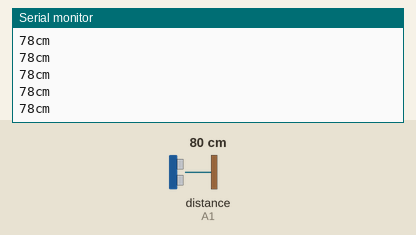
Recording of a sketch running on a simulated Arduino Uno, built with avr-gcc and run on an emulated ATmega328P. Parts: the last lines printed to the serial monitor. Wiring (inferred from the names in the program): ultrasonic range finder: trigger A0; echo A1. The test bench sets the inputs (shaded band); at power-on: distance to the obstacle (sensor on A1) 80 cm. The echo pulse lasts 58.3 µs per cm.

Above: at 1.2 s.
1.3 s: distance to the obstacle (sensor on A1) set to 2 cm
At 1.48 s:
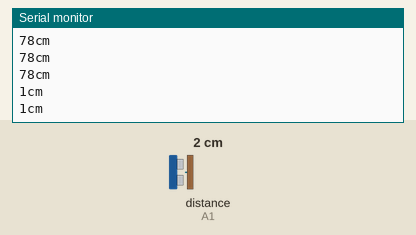
2.8 s: distance to the obstacle (sensor on A1) set to 120 cm
At 2.89 s:
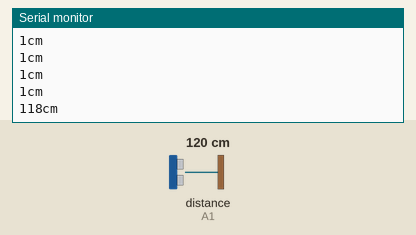
Timing chart, 0 to 5.8 s (numbered marks = the images above; inputs shaded):
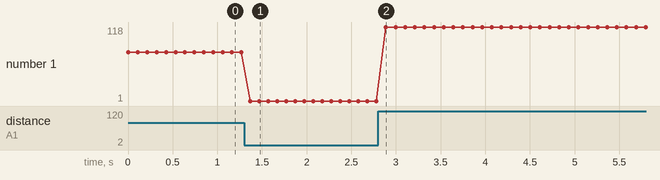

Measured:
- after the input at 1.3 s, the serial monitor: prints a new line after 0.07 s (image 1)
- after the input at 2.8 s, the serial monitor: prints a new line after 0.09 s (image 2)
- plotted number 1: 78 → 1 after the input at 1.3 s, 1 → 118 after the input at 2.8 s

The sketch:

ping.ino
```cpp
/*
Code to control a HC-SR04 with an Arduino Uno R3
It is little simplification of Ultrasonic.cpp - Library for HC-SR04 Ultrasonic Ranging Module.library
Created by ITead studio. Apr 20, 2010. iteadstudio.com
Modificated by Xarpe Serpe
*/

const int trig = A0; // Pin trigger.
const int echo = A1; // Pin echo.

void setup()
{

  Serial.begin(9600); // initialize serial communication:
  pinMode(trig, OUTPUT);
  pinMode(echo, INPUT);
}

void loop()
{

   makePing(); //Send a sonic burst and measure the time to echo, them calculate the distance.

}

void makePing()
{
// establish variables for duration of the ping,
// and the distance result in inches and centimeters:
long duration, cm;

  // The PING))) is triggered by a HIGH pulse of 2 or more microseconds.
  // Give a short LOW pulse beforehand to ensure a clean HIGH pulse:
  digitalWrite(trig, LOW);
  delayMicroseconds(2);
  digitalWrite(trig, HIGH);
  delayMicroseconds(10); // The sonics burst has 0.340 cm of length.
  digitalWrite(trig, LOW);

  // A HIGH pulse whose duration is the time (in microseconds) from the sending
  // of the ping to the reception of its echo off of an object.
  duration = pulseIn(echo, HIGH);

  // convert the time into a distance

  cm = microsecondsToCentimeters(duration);
  Serial.print(cm);
  Serial.print("cm");
  Serial.println();

  delay(100);
}

long microsecondsToCentimeters(long microseconds)
{
  // The speed of sound is 340 m/s or 29.4117647 microseconds per centimeter.
  // The ping travels out and back, so to find the distance of the
  // object we take half of the distance travelled.

  return (microseconds / 29.4117647 / 2.); // without calibration.

  // return (microseconds / 29.4117647 / 2.-1.697959)/1.257335;

  // The last two numbers came from the calibration of my own HC-SR04 module
  // For make that, you need to make a linear regression with real measurement
  // and the measuremente gived by the program.
}
```
